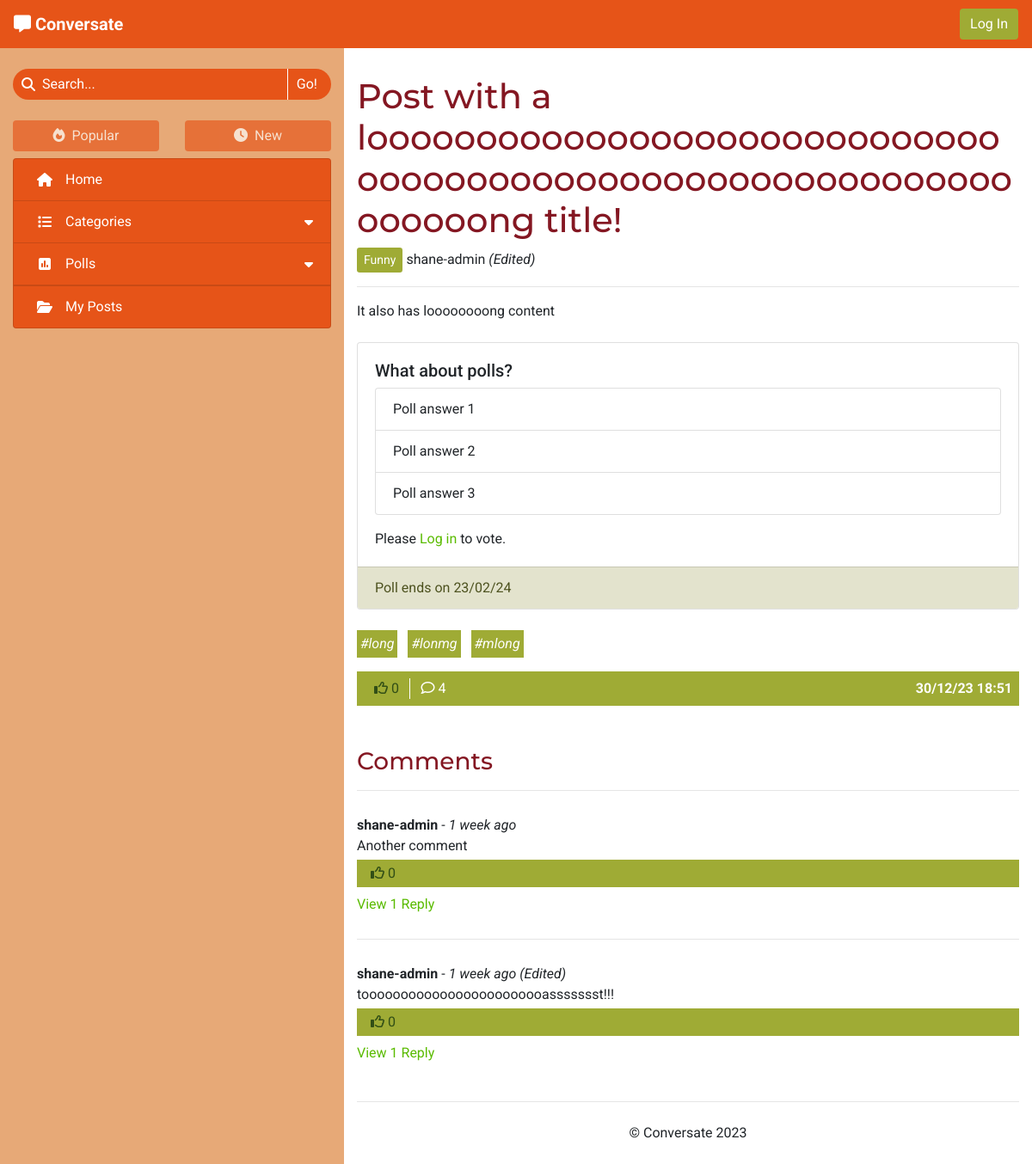
The app's page /no-category-fRwzafQe-post-with-a-loooooooooooooooooooooooooooooooooooooooooooooooooooooooong-title/ with its own data.
### forum/models.py (models this page shows, shortened)
class Post(models.Model):
    title = models.CharField(max_length=100)
    slug = models.SlugField(max_length=100, unique=True)
    category = models.ForeignKey(Category, on_delete=models.CASCADE,
                                 related_name='tagged_posts')
    image = CloudinaryField('image', blank=True)
    image_position = models.IntegerField(blank=True, null=True)
    posted_by = models.ForeignKey(User, on_delete=models.CASCADE,
                                  related_name='added_posts')
    posted_on = models.DateTimeField(auto_now_add=True)
    content = models.TextField()
    tags = models.CharField(max_length=200, blank=True)
    edited = models.BooleanField(default=False)
    likes = models.ManyToManyField(User, related_name='post_likes', blank=True)
    class Meta:
        ordering = ['-posted_on']
    def number_of_likes(self):
        return self.likes.count()
    def number_of_comments(self):
        return self.comments.count()
    def tag_list(self):
        tags_separate = self.tags.split('#')
        tags_separate.pop(0)
        return tags_separate

class Category(models.Model):
    name = models.CharField(max_length=30, unique=True)
    slug = models.SlugField(max_length=30, unique=True)
    icon = models.CharField(max_length=30, default="fa-tag")
    def __str__(self):
        return self.name
    def number_of_posts(self):
        return self.tagged_posts.count()

class Poll(models.Model):
    title = models.CharField(max_length=200)
    asked_by = models.ForeignKey(User, on_delete=models.CASCADE)
    due_date = models.DateTimeField()
    post = models.OneToOneField(Post, on_delete=models.CASCADE,
                                related_name='poll', blank=True, null=True)
    class Meta:
        ordering = ['-due_date']
    def has_expired(self):
        current_time = datetime.now().timestamp()
        end_time = self.due_date.timestamp()
        return current_time > end_time

class PollAnswer(models.Model):
    body = models.CharField(max_length=100)
    position = models.IntegerField()
    poll = models.ForeignKey(Poll, related_name='answers',
                             on_delete=models.CASCADE)
    votes = models.ManyToManyField(User, related_name='votes')
    class Meta:
        ordering = ['position']

class Comment(models.Model):
    post = models.ForeignKey(Post, on_delete=models.CASCADE,
                             related_name='comments')
    content = models.TextField()
    posted_by = models.ForeignKey(User, on_delete=models.CASCADE,
                                  related_name='added_comments')
    posted_on = models.DateTimeField(auto_now_add=True)
    reply_to = models.ForeignKey('self', on_delete=models.CASCADE,
                                 related_name='replies', blank=True, null=True)
    edited = models.BooleanField(default=False)
    likes = models.ManyToManyField(User, related_name="comment_likes",
                                   blank=True)
    class Meta:
        ordering = ['-posted_on']
    def number_of_likes(self):
        return self.likes.count()
    def number_of_replies(self):
        return self.replies.count()
    def time_elapsed(self):
        return get_time_elapsed(self.posted_on)

### forum/views.py (the view)
# urls.py: path('<slug:slug>/', views.ViewPost.as_view(), name='view_post'),
class ViewPost(View):
    def get(self, request, slug):
        post = get_object_or_404(Post, slug=slug)
        context = get_post_context(request, post)
        return render(request, 'post_details.html', context)

### forum/core/categories.py (called while the page is built)
def get_top_categories(limit=CATEGORY_COLLAPSIBLE_LIMIT):
    categories = list(Category.objects
                      .annotate(num_posts=Count('tagged_posts'))
                      .filter(num_posts__gt=0)
                      .order_by('-num_posts'))
    num_categories = len(categories)
    category_none = Category.objects.get(slug='none')
    if category_none in categories:
        categories.remove(category_none)
    return {
        'num_categories': num_categories,
        'top_categories': categories[:limit],
        'has_more_categories': (len(categories) > limit)
    }

### forum/core/content.py (called while the page is built)
def get_base_context(request):
    context = get_top_categories()
    context['disable_sort'] = True
    return context

def get_post_context(request, post):
    context = get_base_context(request)
    context['post'] = post
    context['comments'] = post.comments.order_by('-posted_on')
    return context

### forum/templatetags/template_tags.py (called while the page is built)
@register.simple_tag
def poll_status(poll_id, user_id):
    poll = get_object_or_404(Poll, id=int(poll_id))
    answers = list(poll.answers.all())
    for answer in answers:
        if answer.votes.filter(id=user_id).exists():
            return answer.position
    return -1 if poll.has_expired() else 0

### templates/post_details.html (shortened to what this page needs)
{% extends "base.html" %}
{% load static %}
{% load template_tags %}
{% block content %}
    <h1 class="word-break">{{ post.title }}</h1>
    {% if post.category.slug != 'none' %}
        <a class="btn btn-sm category" href="{% url 'categories' post.category.slug %}">{{ post.category }}</a>
    {% endif %}
    <span>{{ post.posted_by }}
        {% if post.edited %}
            <em>(Edited)</em>
        {% endif %}
    </span>
    <hr>
    <div id="post-content" class="mb-4 word-break">{{ post.content|safe }}</div>
    {% if post.poll %}
        {% poll_status post.poll.id request.user.id as p_status %}
        <div class="card mb-4">
            <div class="card-body">
                <div class="d-flex justify-content-between mb-2">
                    <h5 class="card-title mb-0">{{ post.poll.title }}</h5>
                </div>
                {% if p_status != 0 or post.posted_by == user %}
                    <h6 class="card-subtitle text-muted mb-3">
                        {% with post.poll.number_of_votes as vote_num %}
                            <span>{{ vote_num }} vote{% if vote_num != 1 %}s{% endif %}</span>
                        {% endwith %}
                    </h6>
                    {% for answer in post.poll.answers.all %}
                        <div class="d-flex justify-content-between">
                            <span>{{ answer.body }}</span>
                            {% with answer.number_of_votes as vote_num %}
                                <span>{{ vote_num }} vote{% if vote_num != 1 %}s{% endif %}</span>
                            {% endwith %}
                        </div>
                        <div class="progress mb-3{% if p_status == answer.position %} answer-chosen{% endif %}">
                            {% with answer.vote_percentage as votes %}
                            <div class="progress-bar poll-result"
                                role="progressbar" style="width: 0%;" aria-valuenow="{{ votes }}"
                                aria-valuemin="0" aria-valuemax="100" data-animation="on">{{ votes }}%</div>
                            {% endwith %}
                        </div>
                    {% endfor %}
                {% elif not user.is_authenticated %}
                    <ul class="list-group">
                        {% for answer in post.poll.answers.all %}
                            <li class="list-group-item">{{ answer.body }}</li>
                        {% endfor %}
                    </ul>
                    <div class="mt-3">
                        Please <a href="{% url 'account_login' %}" aria-label="Go to the login page">Log in</a> to vote.
                    </div>
                {% endif %}
            </div>
            <div class="card-footer card-faded">
                <span class="poll-date-display">
                    {% with post.poll.due_date|date:"d/m/y" as end_date %}
                    {% if post.poll.has_expired %}Poll ended {{ end_date }}
                    {% else %}Poll ends on {{ end_date }}
                    {% endif %}
                    {% endwith %}
                </span>
            </div>
        </div>
    {% endif %}
    {% if post.tags %}
        <div id="post-tags">
            {% for tag in post.tag_list %}
                <a class="tag-list-item mr-2 mb-2 p-1 anchor-no-style" href="{% url 'search_tag' tag %}">
                    <em>#{{ tag }}</em>
                </a>
            {% endfor %}
        </div>
    {% endif %}
    <div class="post-footer d-flex flex-md-row justify-content-md-between mt-2 mb-5
        {% if post.posted_by == user %} flex-column{% else %} flex-row post-not-owned justify-content-between{% endif %}">
        <div class="post-footer-buttons">
            {% if user.is_authenticated and post.posted_by != request.user %}
            <form class="d-inline" method="POST" action="{% url 'like_post' post.slug %}">
                {% csrf_token %}
                {% if user in post.likes.all %}
                    <button type="submit" class="btn post-footer-item py-0 line-separate" aria-label="Unlike this post">
                        <i class="fa-solid fa-thumbs-up"></i>
                {% else %}
                    <button type="submit" class="btn post-footer-item py-0 line-separate" aria-label="Like this post">
                        <i class="fa-regular fa-thumbs-up"></i>
                {% endif %}
                    {{ post.number_of_likes }}
                </button>
            </form>
            {% else %}
                <span class="post-footer-item footer-blocked py-0 line-separate" aria-disabled="true">
                    <i class="fa-regular fa-thumbs-up"></i>
                    {{ post.number_of_likes }}
                </span>
            {% endif %}
            <a class="btn post-footer-item py-0{% if user == post.posted_by %} line-separate{% endif %}"
                {% if user.is_authenticated %} href="#post-comment" aria-label="Post a comment"
                {% else %} href="#comments" aria-label="View the post's comments"{% endif %}>
                <i class="fa-regular fa-comment"></i>
                {{ post.number_of_comments }}
            </a>
        </div>
        <div class="align-middle text-right{% if user == post.posted_by %} mt-2{% endif %} mt-md-0">
            <strong>{{ post.posted_on|date:"d/m/y G:i" }}</strong>
        </div>
    </div>
    <div id="comments" class="accordion">
        {% if comments %}
            <h3 class="mt-4">Comments</h3>
            <hr>
            <div id="list-of-comments" class="comment-list after-load accordion">
                {% for comment in comments %}
                    {% if comment.reply_to %}
                    <div id="comment-{{ comment.id }}" data-timestamp="{{ comment.posted_on.timestamp }}"
                        data-reply-to="{{ comment.reply_to.id }}" class="comment reply ml-3 ml-sm-4 ml-lg-5 py-3 d-none">
                    {% else %}
                    <div id="comment-{{ comment.id }}" class="comment my-4 py-1">
                    {% endif %}
                        <div class="comment-header">
                            <strong>{{ comment.posted_by }}</strong> -
                            <em>{{ comment.time_elapsed }}
                                {% if comment.edited %}
                                    (Edited)
                                {% endif %}
                            </em>
                        </div>
                        <div class="comment-body">
                            <p class="mb-1 comment-text word-break">{{ comment.content }}</p>
                            <div class="post-footer comment-footer">
                                <div class="post-footer-buttons{% if user != comment.posted_by %} d-flex{% endif %} d-md-flex">
                                    {% if user.is_authenticated and user != comment.posted_by %}
                                        <form method="POST" class="d-inline" action="{% url 'like_comment' comment.id %}">
                                            {% csrf_token %}
                                            {% if user in comment.likes.all %}
                                            <button type="submit" class="btn post-footer-item btn-small py-0 line-separate">
                                                <i class="fa-solid fa-thumbs-up"></i>
                                            {% else %}
                                            <button type="submit" class="btn post-footer-item btn-small py-0 line-separate">
                                                <i class="fa-regular fa-thumbs-up"></i>
                                            {% endif %}
                                                {{ comment.number_of_likes }}
                                            </button>
                                        </form>
                                    {% else %}
                                        <span class="footer-blocked py-0{% if user.is_authenticated %} line-separate{% endif %}" aria-disabled="true">
                                            <i class="fa-regular fa-thumbs-up"></i>
                                            {{ comment.number_of_likes }}
                                        </span>
                                    {% endif %}
                                </div>
                            </div>
                        </div>
                        {% if comment.number_of_replies %}
                            <a href="#reply-section-{{ comment.id }}" class="reply-toggle d-inline-block mt-2" type="button"
                                data-toggle="collapse" aria-expanded="false" data-control="reply-section-{{ comment.id }}">
                                {% if comment.number_of_replies == 1 %}
                                    View 1 Reply
                                {% else %}
                                    View {{ comment.number_of_replies }} Replies
                                {% endif %}
                            </a>
                        {% endif %}
                    </div>
                    {% if not comment.reply_to %}
                        {% if not forloop.last %}
                            <hr>
                        {% endif %}
                    {% endif %}
                {% endfor %}
            </div>
        {% endif %}
    </div>
{% endblock %}

### static/css/style.css (style rules this page uses)
* { font-family: 'Roboto', sans-serif; }
h1, h2, h3 { font-family: 'Montserrat', sans-serif; word-break: break-word; }
.anchor-no-style, .anchor-no-style:hover { text-decoration: none; }
h1, h2, h3, .spinner-border { color: #841722; }
a { color: #5abb00; }
.btn { background-color: #9fab35; border: none; color: white; }
.line-separate { border-radius: 0; border-right: 1px solid white; }
.after-load { position: relative; }
.word-break { word-break: break-word; }
.card-header, .card-footer, .post-list-body { background-color: #e3e3cd; }
.card-faded { color: #4d521f; }
.category { background-color: #9fab35; color: white; }
.post-footer { background-color: #9fab35; padding: 8px; color: white; }
.post-footer-buttons { display: grid; grid-template-columns: 1fr 1fr 1fr 1fr; }
.post-footer.post-not-owned>.post-footer-buttons { grid-template-columns: 1fr 1fr; }
.post-footer-item { background: none; border-radius: 0; }
.footer-blocked { color: #314e16; padding: .375rem .75rem; text-align: center; }
.comment-footer { padding: 4px; }
.tag-list-item { display: inline-block; background-color: #9fab35; color: white; padding: 2px 4px; transition: background-color .15s ease-in-out, color .15s ease-in-out; }

### records on screen
Post: title "Post with a looooooooooooooooooooooooooooooooooooooooooooooooooooooooooooooooong title!", category "Funny", posted_by "shane-admin", content "It also has loooooooong content", poll "What about polls?", number_of_likes "0", number_of_comments "4", posted_on "30/12/23 18:51"
PollAnswer: body "Poll answer 1"
PollAnswer: body "Poll answer 2"
PollAnswer: body "Poll answer 3"
Comment: posted_by "shane-admin", time_elapsed "1 week ago", content "Another comment", number_of_likes "0", shows "View 1 Reply"
Comment: posted_by "shane-admin", time_elapsed "1 week ago", edited "(Edited)", content "toooooooooooooooooooooooassssssst!!!", number_of_likes "0", shows "View 1 Reply"

### other values on screen
{{ end_date }} "23/02/24"
{{ tag }} "long" "lonmg" "mlong"
